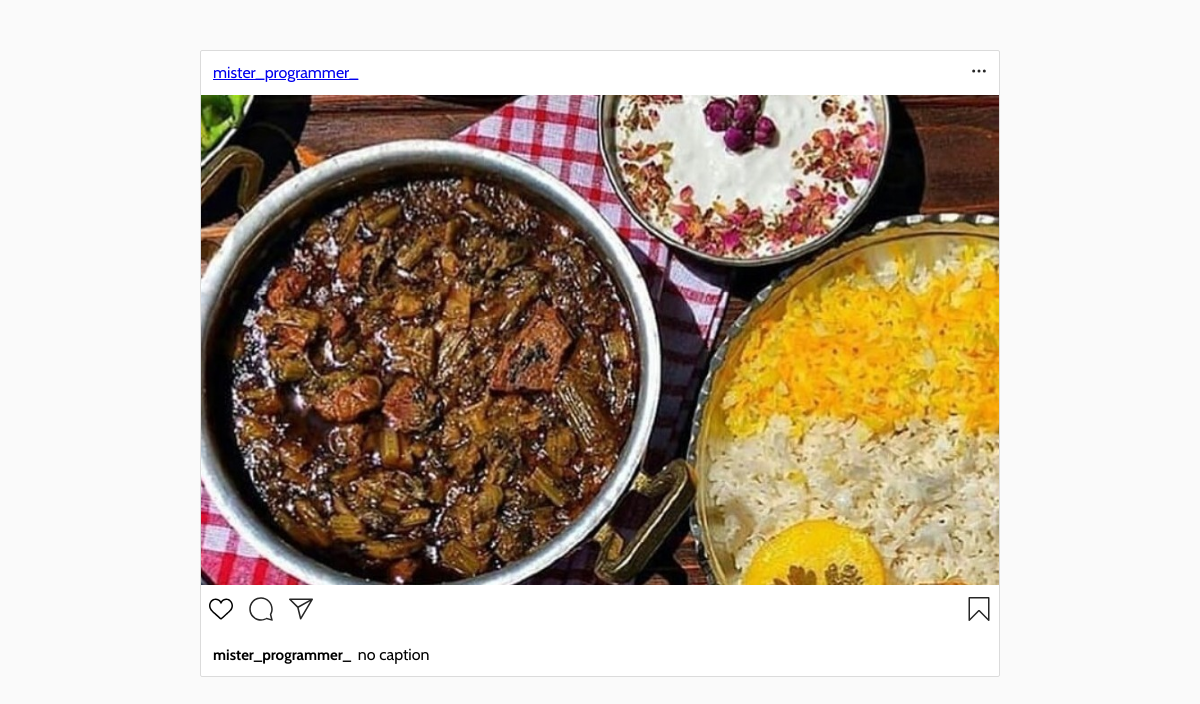
Page /posts/detail/7/mister_programmer_2022-05-24-200958754058/ on the committed database.
### posts/models.py (models this page shows, shortened)
class Post(models.Model):
    user = models.ForeignKey(settings.AUTH_USER_MODEL, related_name="user_posts", on_delete=models.CASCADE)
    caption = models.TextField(blank=True)
    image = models.ImageField(upload_to="posts/images/%Y/%m/%d")
    created = models.DateTimeField(auto_now_add=True)
    edited = models.BooleanField(default=False)
    edit_time = models.DateTimeField(auto_now=True)
    slug = models.SlugField(blank=True, max_length=300)
    user_like = models.ManyToManyField(settings.AUTH_USER_MODEL, related_name="posts_like", blank=True)

### myuser/models.py (models this page shows, shortened)
class MyUser(AbstractBaseUser):
    phone = models.CharField(max_length=11, unique=True,
        validators=[
            RegexValidator(regex="\A(09)(0|1|2|3)[0-9]{7}\d\Z", message="phone number is not correct")
        ])
    username = models.CharField(max_length=50, unique=True)
    email = models.EmailField(max_length=254)
    date_joined = models.DateTimeField(auto_now_add=True)
    last_login = models.DateTimeField(auto_now=True)
    first_name = models.CharField(max_length=50, blank=True, null=True)
    last_name = models.CharField(max_length=50, blank=True, null=True)
    is_active = models.BooleanField(default=True)
    is_verify = models.BooleanField(default=False)
    is_staff = models.BooleanField(default=False)
    is_admin = models.BooleanField(default=False)
    is_superuser = models.BooleanField(default=False)
    photo = models.ImageField(upload_to="users/%Y/%m/%d", default="users/default.jpg")
    date_of_birth = models.DateField(blank=True, null=True)
    bio = models.TextField(null=True, blank=True)
    objects = MyUserManager()
    USERNAME_FIELD = 'phone'
    REQUIRED_FIELDS = ['username', 'email']
    def __str__(self):
        return self.username

### posts/views.py (the view)
# urls.py: path("detail/<int:id>/<slug:slug>/", views.post_detail, name="detail"),
def post_detail(request, id, slug):
    post = get_object_or_404(Post, id=id, slug=slug)
    return render(request, "posts/detail.html", {"post":post})

### templates/posts/detail.html (shortened to what this page needs)
{% extends 'base.html' %}
{% load static %}
{% block style %}
<link rel="stylesheet" href="{% static 'css/detail.css' %}">
{% endblock style %}
{% block content %}
<section>
    <div class="header">
      <a class="user" href="{% url 'profile' post.user %}">{{post.user}}</a>
      <div class="param">
      </div>
    </div>
    <div class="img-container">
      <img src="{{post.image.url}}" alt="Publication Photo">
    </div>
    <div class="toolbar">
      <a
      {% if request.user in post.user_like.all %}
        class="like active"
      {% else %}
        class="like"
      {% endif %}
      href="#" data-id="{{post.id}}" data-action="{% if request.user in post.user_like.all %}dislike{% else %}like{% endif %}">
      </a>
      <a class="comment">
      </a>
      <a class="transfer">
        <svg fill="#262626" height="24" viewBox="0 0 48 48" width="24">
        <path d="M47.8 3.8c-.3-.5-.8-.8-1.3-.8h-45C.9 3.1.3 3.5.1 4S0 5.2.4 5.7l15.9 15.6 5.5 22.6c.1.6.6 1 1.2 1.1h.2c.5 0 1-.3 1.3-.7l23.2-39c.4-.4.4-1 .1-1.5zM5.2 6.1h35.5L18 18.7 5.2 6.1zm18.7 33.6l-4.4-18.4L42.4 8.6 23.9 39.7z"></path>
      </svg>
      </a>
      <a class="signet">
        <svg fill="#262626" height="24" viewBox="0 0 48 48" width="24">
          <path d="M43.5 48c-.4 0-.8-.2-1.1-.4L24 29 5.6 47.6c-.4.4-1.1.6-1.6.3-.6-.2-1-.8-1-1.4v-45C3 .7 3.7 0 4.5 0h39c.8 0 1.5.7 1.5 1.5v45c0 .6-.4 1.2-.9 1.4-.2.1-.4.1-.6.1zM24 26c.8 0 1.6.3 2.2.9l15.8 16V3H6v39.9l15.8-16c.6-.6 1.4-.9 2.2-.9z"></path>
        </svg>
      </a>
    </div>
    <div class="description"><strong>{{post.user}}&nbsp;&nbsp;</strong>{{post.caption}}</div>
  </section>
{% endblock content %}

### static/css/detail.css (style rules this page uses)
* { box-sizing: border-box; transition: all 0.15s ease-in-out; }
a { cursor: pointer; }
body { background: #fafafa; margin: 50px auto; padding: 0; border: 0; width: 800px; max-width: 95%; font-family: 'Cabin', sans-serif; }
body section { background: #fff; position: relative; border-radius: 2px; margin: 10px 0; padding: 0; border: 1px solid #dbdbdb; }
body section .header { display: flex; justify-content: space-between; }
body section .header .user { margin: 5px; padding: 7px; border: 0; }
body section .header .param { cursor: pointer; margin: 6px; padding: 6px; border: 0; border-radius: 4px; }
body section .img-container img { width: 100%; }
body section .toolbar { display: flex; flex-direction: row; justify-content: left; }
body section .toolbar .like, body section .toolbar .comment, body section .toolbar .transfer, body section .toolbar .signet { margin: 8px; padding: 0; border: 0; }
body section .toolbar .signet { position: absolute; right: 0; }
body section .description { margin: 6px; padding: 6px; border: 0; font-size: 16px; }
body section .description strong { font-weight: bold; font-size: 15px; }

### rows in the picture
Post: user "mister_programmer_", image (picture), caption "no caption"
